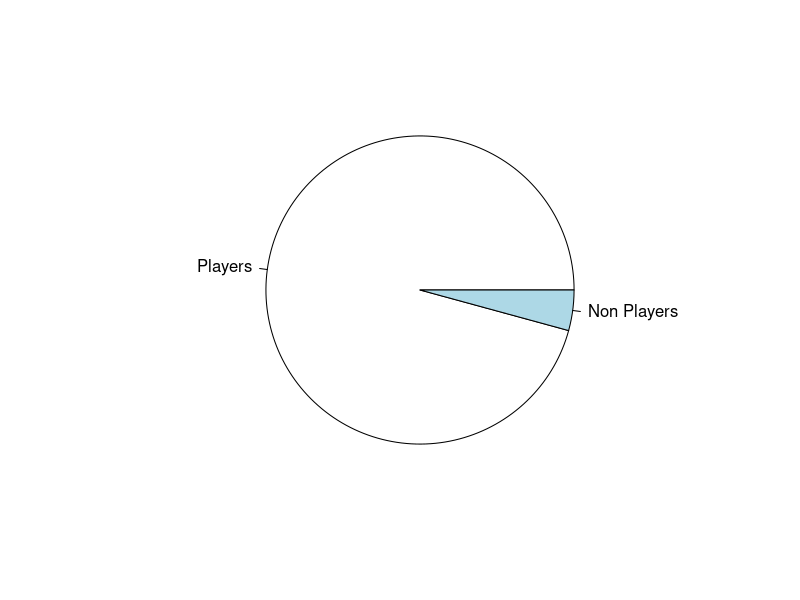

Write the R code that produced this figure.
## ---- chunk 1
knitr::opts_chunk$set(echo = TRUE)
#Importar les llibreries
library(dplyr)
## ---- chunk 2
# Load datasets
DS <- read.csv("cookie_cats_ABtest.csv")
nrow(DS)
ncol(DS)
summary(DS)

## ---- chunk 3
# Load datasets
PR <- read.csv("cookie_cats_purch.csv")
nrow(PR)
ncol(PR)
summary(PR)


## ---- chunk 4
unique(DS$version)
unique(DS$sum_gamerounds)
unique(DS$retention_1) #Doing this we can search inconsistencies, like there are FALSE " false" and TRUE " true " variables when it should only be FALSE and TRUE

DS$retention_1[DS$retention_1 == "false "] = FALSE #Changing that "false " into FALSE so we have only one FALSE value
DS$retention_1[DS$retention_1 == "  true "] = TRUE #Changing that " true " into TRUE so we have only one TRUE value

unique(DS$retention_1) #to check if we change the values correctly.
DS$retention_1 = as.logical(DS$retention_1) #now our values in retention_1 are logical values. Before doing that they where strings.
unique(DS$retention_1) #to check if we change the values correctly again.
unique(DS$retention_7) 

## ---- chunk 5
#Check the data set for inconsistencies on the values
unique(PR$id)
unique(PR$purch)

#Change all negatives values to positives values
PR$purch[PR$purch == "-2.29EUR"] = "2.29EUR"
PR$purch[PR$purch == "-54.99EUR"] = "54.99EUR"
PR$purch[PR$purch == "-10.99EUR"] = "10.99EUR"
PR$purch[PR$purch == "-21.99EUR"] = "21.99EUR"


#Remove all NA values in the dataset
PR <- na.omit(PR)

#Check again to be sure there are no more inconsistencies
unique(PR$id)
unique(PR$purch)

## ---- chunk 6
totalUserAmmount <- length(DS$userid)
totalUserAmmount
## ---- chunk 7
#Check the ammount of users for each group of the A/B test
g30_UserAmmount <- length(DS$userid[DS$version == "gate_30"])
g40_UserAmmount <- length(DS$userid[DS$version == "gate_40"])

#Verify that the sum of the ammount of users per group is equal to the totalilty of users
g30_UserAmmount + g40_UserAmmount == totalUserAmmount

g30_Percentile <- (g30_UserAmmount / totalUserAmmount) * 100
g30_Percentile

g40_Percentile <- (g40_UserAmmount / totalUserAmmount) * 100
g40_Percentile

#There's a slightly higher ammount of users in gate40 than in gate30, precisely an 0.87% more
(g40_Percentile - g30_Percentile) 


## ---- chunk 8

## ---- chunk 9

## ---- chunk 10
# ---------- RETENTION 1 ----------
#Percentage of users with version gate_30 that are still active the day after installation (among all players with gate_30)
g30Ret1 = length(DS$version[DS$version == "gate_30" & DS$retention_1 == TRUE])
g30Ret1Percentage = (g30Ret1/ g30_UserAmmount) * 100
g30Ret1Percentage

#Percentage of users with version gate_40 that are still active the day after installation (among all players with gate_40)
g40Ret1 = length(DS$version[DS$version == "gate_40" & DS$retention_1 == TRUE])
g40Ret1Percentage = (g40Ret1/ g40_UserAmmount) * 100
g40Ret1Percentage

#There's a slighlty higher retention_1 of users in gate_30 than in gate_40
(g30Ret1Percentage - g40Ret1Percentage)

## ---- chunk 11
# ---------- RETENTION 7 ----------
#Percentage of users with version gate_30 that are still active after one week of installation (among all players with gate_30)
g30Ret7 = length(DS$version[DS$version == "gate_30" & DS$retention_7 == TRUE])
g30Ret7Percentage = (g30Ret7/ g30_UserAmmount) * 100
g30Ret7Percentage

#Percentage of users with version gate_40 that are still active after one week of installation (among all players with gate_40)
g40Ret7 = length(DS$version[DS$version == "gate_40" & DS$retention_7 == TRUE])
g40Ret7Percentage = (g40Ret7/ g40_UserAmmount) * 100
g40Ret7Percentage

#There's a slighlty higher retention_1 of users in gate_30 than in gate_40
(g30Ret7Percentage - g40Ret7Percentage)

## ---- chunk 12
#To know if there are nonplayers, we have to look sum_gamerounds. If they've played  0 rounds, it means they didn't play the game.
#Searching for non players (sum_gamerounds = 0)
nonPlayersAmmount = length(DS$sum_gamerounds[DS$sum_gamerounds == 0])
nonPlayersAmmount

#NonPlayers in percentage
nonPlayersPercentage = (nonPlayersAmmount / totalUserAmmount) * 100
nonPlayersPercentage

#Piechart
names = c("Players", "Non Players")
variables = c(totalUserAmmount, nonPlayersAmmount)

pie(variables, names)
## ---- chunk 13
#ARPU - Average Revenue Per User 
#Fixing purch to sum up all the purchases. To do that, we split our string purch to use only the numbers and get rid of EUR.
purchFixed = strsplit(PR$purch, split = "EUR")
newPurchFixed = as.vector(unlist(purchFixed))
newPurchFixed = as.numeric(newPurchFixed)

allPurch = sum(newPurchFixed)

#Now we compute our ARPU
arpu = allPurch / totalUserAmmount
arpu

#ARRPU - Average Revenue Per Paying User
#computing the number of players who pay
payingUsers = length(unique(PR$id))
arrpu = allPurch / payingUsers
arrpu

#Conversion Rate
conversionRate = payingUsers/totalUserAmmount
conversionRate

conversionRate * 100
